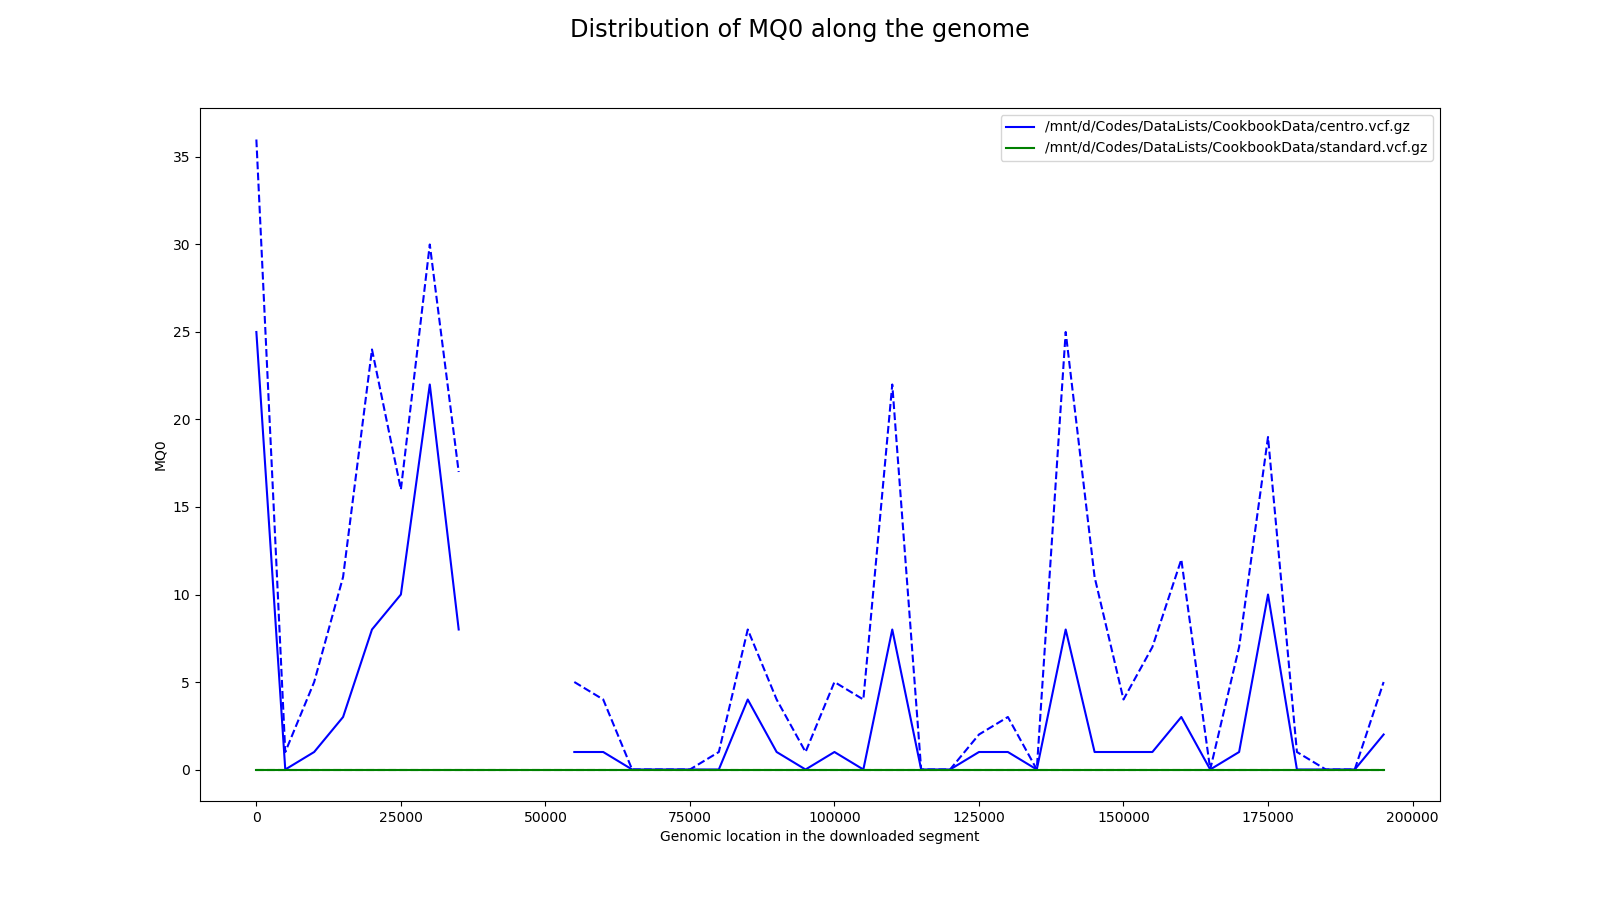

Recreate this plot in Python.
import numpy as np
import functools
import matplotlib
matplotlib.use('agg')
import matplotlib.pyplot as plt
import vcf

def do_window(recs, size, fun):
    start = None
    win_res = []
    for rec in recs:
        if not rec.is_snp or len(rec.ALT) > 1:
            continue
        if start is None:
            start = rec.POS
        my_win = 1 + (rec.POS - start) // size
        while len(win_res) < my_win:
            win_res.append([])
        win_res[my_win - 1].extend(fun(rec))
    return win_res

def apply_win_funs(wins, funs):
    fun_results = []
    for win in wins:
        my_funs = {}
        for name, fun in funs.items():
            try:
                my_funs[name] = fun(win)
            except:
                my_funs[name] = None
        fun_results.append(my_funs)
    return fun_results

#Used in P49.py

mq0_wins = {}
vcf_names = ['/mnt/d/Codes/DataLists/CookbookData/centro.vcf.gz', '/mnt/d/Codes/DataLists/CookbookData/standard.vcf.gz']
size = 5000

def get_sample(rec, annot, my_type):
    res = []
    samples = rec.samples
    for sample in samples:
        if sample[annot] == None:
            continue
        res.append(my_type(sample[annot]))
    return res

for vcf_name in vcf_names:
    recs = vcf.Reader(filename = vcf_name)
    mq0_wins[vcf_name] = do_window(recs, size, functools.partial(get_sample, annot = 'MQ0', my_type = int))

stats = {}
colors = ['b', 'g']
i = 0
fig, ax = plt.subplots(figsize = (16, 9))
for name, nwins in mq0_wins.items():
    stats[name] = apply_win_funs(nwins, {'median': np.median, '75': functools.partial(np.percentile, q = 75)})
    x_lim = [j * size for j in range(len(stats[name]))]
    ax.plot(x_lim, [x['median'] for x in stats[name]], label = name, color = colors[i])
    ax.plot(x_lim, [x['75'] for x in stats[name]], '--', color = colors[i])
    i += 1

ax.legend()
ax.set_xlabel('Genomic location in the downloaded segment')
ax.set_ylabel('MQ0')
fig.suptitle('Distribution of MQ0 along the genome', fontsize = 'xx-large')

plt.savefig('P52.png')
